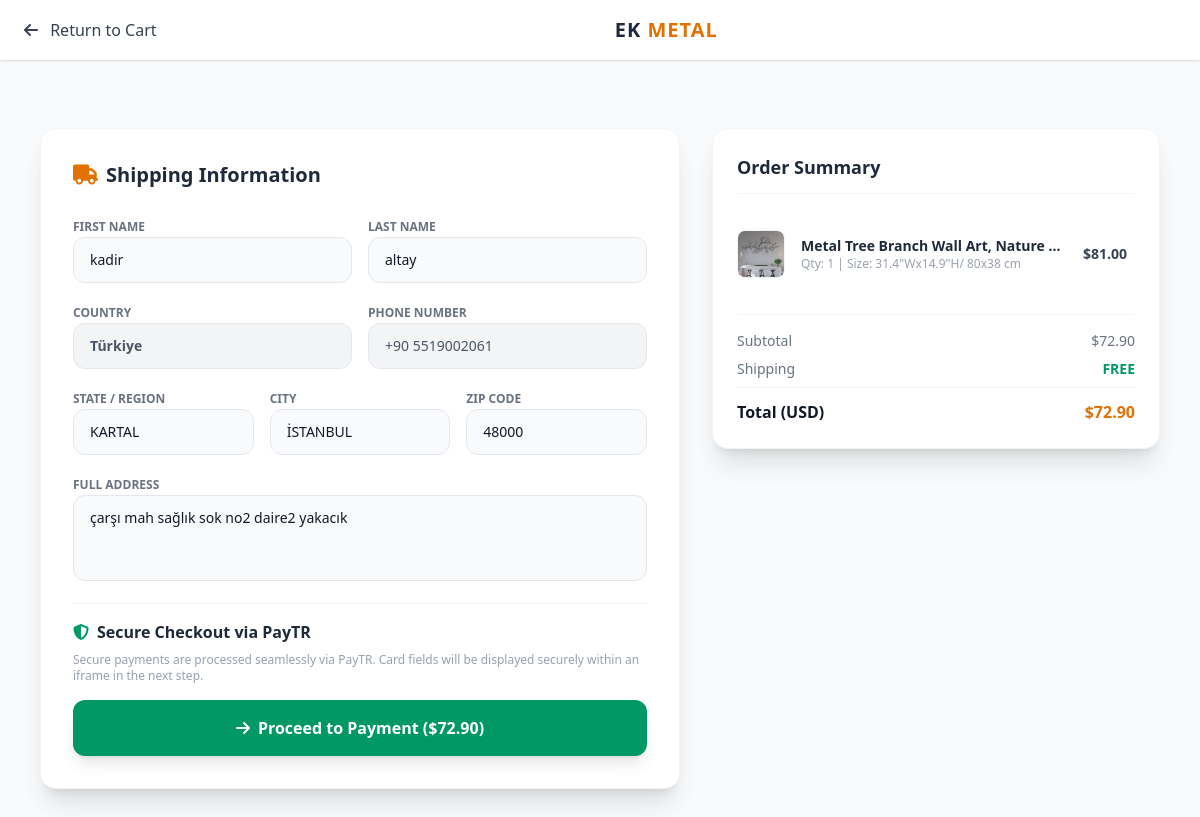
Screenshot of /checkout/ (signed in) with the database file from the repository.
### shop/models.py (models this page shows, shortened)
class Profile(models.Model):
    user = models.OneToOneField(User, on_delete=models.CASCADE, related_name='profile')
    phone_code = models.CharField(max_length=10, blank=True, null=True, default='+1')
    phone_number = models.CharField(max_length=20, blank=True, null=True)
    country = models.CharField(max_length=100, blank=True, null=True)
    state = models.CharField(max_length=100, blank=True, null=True, verbose_name="State / Region")
    city = models.CharField(max_length=100, blank=True, null=True)
    zip_code = models.CharField(max_length=20, blank=True, null=True, verbose_name="ZIP / Postal Code")
    address_line = models.TextField(blank=True, null=True, verbose_name="Full Address")

class CartItem(models.Model):
    cart = models.ForeignKey(Cart, on_delete=models.CASCADE, related_name='items', verbose_name="Cart")
    product = models.ForeignKey(Product, on_delete=models.CASCADE, verbose_name="Product")
    variant = models.ForeignKey(ProductVariant, on_delete=models.SET_NULL, null=True, blank=True, verbose_name="Selected Variant")
    quantity = models.PositiveIntegerField(default=1, verbose_name="Quantity")
    def get_item_total(self):
        if self.variant:
            prices = self.variant.get_variant_prices()
            return prices['discounted'] * self.quantity
        base_price = self.product.discount_price if self.product.discount_price else self.product.price
        return base_price * self.quantity

class Product(models.Model):
    category = models.ForeignKey(Category, on_delete=models.CASCADE, related_name='products', verbose_name="Category")
    title = models.CharField(max_length=200, verbose_name="Product Title")
    description = models.TextField(verbose_name="Product Description")
    description_features = models.TextField(blank=True, null=True, verbose_name="2. Açıklama (Kutulara Gidecek Kurumsal Metin)")
    price = models.DecimalField(max_digits=10, decimal_places=2, verbose_name="Base Price (Smallest Size)")
    discount_price = models.DecimalField(max_digits=10, decimal_places=2, null=True, blank=True, verbose_name="Discounted Base Price")
    stock = models.IntegerField(default=0, verbose_name="Stock Quantity")
    main_image = models.ImageField(upload_to='products/main/', verbose_name="Main Image")
    video = models.FileField(upload_to='products/videos/', null=True, blank=True, verbose_name="Product Video (Optional)")
    seo_keywords = models.CharField(max_length=500, blank=True, null=True, verbose_name="SEO Anahtar Kelimeler")
    is_active = models.BooleanField(default=True, verbose_name="Is Active?")
    created_at = models.DateTimeField(auto_now_add=True, verbose_name="Created At")
    class Meta:
        verbose_name = "Product"
        verbose_name_plural = "Products"
    def get_discount_percent(self):
        if self.discount_price and self.price > 0:
            percent = ((self.price - self.discount_price) / self.price) * 100
            return int(round(percent))
        return 0

class ProductVariant(models.Model):
    product = models.ForeignKey(Product, on_delete=models.CASCADE, related_name='variants', verbose_name="Product")
    size = models.CharField(max_length=50, help_text="e.g., 20x28 inches, 40x60 inches", verbose_name="Size / Dimensions")
    price_impact = models.DecimalField(max_digits=10, decimal_places=2, default=0.00, verbose_name="Price Impact (+$)")
    class Meta:
        verbose_name = "Product Size Variant"
        verbose_name_plural = "Product Size Variants"
    def get_variant_prices(self):
        discount_percent = self.product.get_discount_percent()
        original_variant_price = self.price_impact
        if discount_percent > 0:
            discount_amount = (original_variant_price * discount_percent) / 100
            discounted_variant_price = original_variant_price - discount_amount
            return {
                'is_discounted': True,
                'original': original_variant_price,
                'discounted': discounted_variant_price,
                'percent': discount_percent
            }

### shop/views.py (the view, shortened to what this page needs)
# urls.py: path('checkout/', views.paytr_checkout_view, name='checkout'),
@login_required(login_url='/login/')
def paytr_checkout_view(request):
    try:
        cart = request.user.cart
    except Cart.DoesNotExist:
        messages.error(request, "Your cart is empty!")
        return redirect('cart_detail')
    if not cart.items.exists():
        messages.error(request, "Your cart is empty!")
        return redirect('cart_detail')
    profile = request.user.profile
    total_price = cart.get_total_price()
    context = {
        'cart': cart,
        'profile': profile,
        'total_price': total_price
    }
    return render(request, 'shop/checkout.html', context)

### shop/context_processors.py (called while the page is built)
def cart_item_count(request):
    if not request.user.is_authenticated:
        return {'cart_items_total': 0}
    try:
        cart = Cart.objects.get(user=request.user)
        total_items = sum(item.quantity for item in cart.items.all())
        return {'cart_items_total': total_items}
    except Cart.DoesNotExist:
        return {'cart_items_total': 0}

### shop/models.py (called while the page is built)
    def get_subtotal_price(self):
        return sum(item.get_item_total() for item in self.items.all())

    def get_discount_amount(self):
        subtotal = self.get_subtotal_price()
        if self.coupon:
            return (subtotal * self.coupon.discount_percent) / 100
        return 0

    def get_total_price(self):
        subtotal = self.get_subtotal_price()
        discount = self.get_discount_amount()
        return max(0, subtotal - discount)

### shop/templates/shop/checkout.html (shortened to what this page needs)
<!DOCTYPE html>
<html lang="en">
<head>
    <script src="https://cdn.jsdelivr.net/npm/@tailwindcss/browser@4"></script>
    <link rel="stylesheet" href="https://cdnjs.cloudflare.com/ajax/libs/font-awesome/6.4.0/css/all.min.css">
</head>
<body class="bg-gray-50 text-gray-900 font-sans pt-24">
    <nav class="fixed top-0 left-0 w-full bg-white shadow-sm z-50 px-6 py-4 flex justify-between items-center">
        <a href="/cart/" class="text-gray-700 hover:text-amber-600 font-medium transition"><i class="fa-solid fa-arrow-left mr-2"></i> Return to Cart</a>
        <a href="/" class="text-xl font-bold tracking-wider text-gray-800">EK <span class="text-amber-600">METAL</span></a>
    </nav>
    <main class="max-w-6xl mx-auto px-4 py-8">
        <div class="grid grid-cols-1 lg:grid-cols-12 gap-8">
            <div class="lg:col-span-7 space-y-6">
                <div class="bg-white p-6 md:p-8 rounded-2xl shadow-xl border border-gray-100">
                    <h2 class="text-xl font-black text-gray-800 mb-6 flex items-center gap-2">
                        <i class="fa-solid fa-truck text-amber-600"></i> Shipping Information
                    </h2>
                    <form id="payment-form" action="{% url 'checkout' %}" method="POST" class="space-y-4">
                        <div class="grid grid-cols-1 sm:grid-cols-2 gap-4">
                            <div class="space-y-1">
                                <label class="text-xs font-bold text-gray-500 uppercase">First Name</label>
                                <input type="text" name="first_name" value="{{ request.user.first_name }}" class="w-full bg-gray-50 border border-gray-200 rounded-xl px-4 py-3 text-sm focus:outline-amber-600 font-medium" required>
                            </div>
                            <div class="space-y-1">
                                <label class="text-xs font-bold text-gray-500 uppercase">Last Name</label>
                                <input type="text" name="last_name" value="{{ request.user.last_name }}" class="w-full bg-gray-50 border border-gray-200 rounded-xl px-4 py-3 text-sm focus:outline-amber-600 font-medium" required>
                            </div>
                        </div>
                        <div class="grid grid-cols-1 sm:grid-cols-2 gap-4">
                            <div class="space-y-1">
                                <label class="text-xs font-bold text-gray-500 uppercase">Country</label>
                                <input type="text" name="country" value="{{ profile.country|default:'' }}" class="w-full bg-gray-100 border border-gray-200 rounded-xl px-4 py-3 text-sm text-gray-600 font-bold" readonly>
                            </div>
                            <div class="space-y-1">
                                <label class="text-xs font-bold text-gray-500 uppercase">Phone Number</label>
                                <input type="text" name="phone_number" value="{{ profile.phone_code }} {{ profile.phone_number }}" class="w-full bg-gray-100 border border-gray-200 rounded-xl px-4 py-3 text-sm text-gray-600 font-medium" readonly>
                            </div>
                        </div>
                        <div class="grid grid-cols-1 sm:grid-cols-3 gap-4">
                            <div class="space-y-1">
                                <label class="text-xs font-bold text-gray-500 uppercase">State / Region</label>
                                <input type="text" name="state" value="{{ profile.state|default:'' }}" class="w-full bg-gray-50 border border-gray-200 rounded-xl px-4 py-3 text-sm focus:outline-amber-600 font-medium" required>
                            </div>
                            <div class="space-y-1">
                                <label class="text-xs font-bold text-gray-500 uppercase">City</label>
                                <input type="text" name="city" value="{{ profile.city|default:'' }}" class="w-full bg-gray-50 border border-gray-200 rounded-xl px-4 py-3 text-sm focus:outline-amber-600 font-medium" required>
                            </div>
                            <div class="space-y-1">
                                <label class="text-xs font-bold text-gray-500 uppercase">ZIP Code</label>
                                <input type="text" name="zip_code" value="{{ profile.zip_code|default:'' }}" class="w-full bg-gray-50 border border-gray-200 rounded-xl px-4 py-3 text-sm focus:outline-amber-600 font-medium" required>
                            </div>
                        </div>
                        <div class="space-y-1">
                            <label class="text-xs font-bold text-gray-500 uppercase">Full Address</label>
                            <textarea name="address_line" rows="3" class="w-full bg-gray-50 border border-gray-200 rounded-xl px-4 py-3 text-sm focus:outline-amber-600 font-medium resize-none" required>{{ profile.address_line|default:'' }}</textarea>
                        </div>
                        <div class="pt-4 border-t border-gray-100">
                            <h3 class="text-md font-black text-gray-800 mb-2 flex items-center gap-2">
                                <i class="fa-solid fa-shield-halved text-emerald-600"></i> Secure Checkout via PayTR
                            </h3>
                            <p class="text-xs text-gray-400">Secure payments are processed seamlessly via PayTR. Card fields will be displayed securely within an iframe in the next step.</p>
                        </div>
                        <button type="submit" class="w-full bg-emerald-600 text-white py-4 rounded-xl font-bold hover:bg-emerald-700 transition shadow-lg mt-4 flex items-center justify-center gap-2 cursor-pointer">
                            <i class="fa-solid fa-arrow-right"></i> Proceed to Payment (${{ total_price }})
                        </button>
                    </form>
                </div>
            </div>
            <div class="lg:col-span-5">
                <div class="bg-white p-6 rounded-2xl shadow-xl border border-gray-100 sticky top-28 space-y-6">
                    <h2 class="text-lg font-black text-gray-800 border-b border-gray-100 pb-3">Order Summary</h2>
                    <div class="divide-y divide-gray-100 max-h-64 overflow-y-auto pr-2">
                        {% for item in cart.items.all %}
                        <div class="flex items-center gap-4 py-3">
                            <img src="{{ item.product.main_image.url }}" class="w-12 h-12 rounded-lg object-cover border border-gray-100">
                            <div class="flex-1 min-w-0">
                                <h4 class="text-sm font-bold text-gray-800 truncate">{{ item.product.title }}</h4>
                                <p class="text-xs text-gray-400">
                                    Qty: {{ item.quantity }}
                                    {% if item.variant %}| Size: {{ item.variant.size }}{% endif %}
                                </p>
                            </div>
                            <span class="text-sm font-black text-gray-700">${{ item.get_item_total }}</span>
                        </div>
                        {% endfor %}
                    </div>
                    <div class="space-y-2 text-sm border-t border-gray-100 pt-4">
                        <div class="flex justify-between text-gray-500">
                            <span>Subtotal</span>
                            <span class="font-medium">${{ total_price }}</span>
                        </div>
                        <div class="flex justify-between text-gray-500">
                            <span>Shipping</span>
                            <span class="text-emerald-600 font-bold">FREE</span>
                        </div>
                        <div class="flex justify-between text-base font-black text-gray-900 border-t border-gray-100 pt-3">
                            <span>Total (USD)</span>
                            <span class="text-amber-600">${{ total_price }}</span>
                        </div>
                    </div>
                </div>
            </div>
        </div>
    </main>
</body>
</html>

### rows the page displays
Profile: country "Türkiye", phone_number "+90 5519002061", state "KARTAL", city "İSTANBUL", zip_code "48000", address_line "çarşı mah sağlık sok no2 daire2 yakacık"
CartItem: product.main_image (picture), product "Metal Tree Branch Wall Art, Nature…", quantity "1", variant.size "31.4\"Wx14.9\"H/ 80x38 cm", get_item_total "81.00"

### other values shown
{{ total_price }} "72.90"
